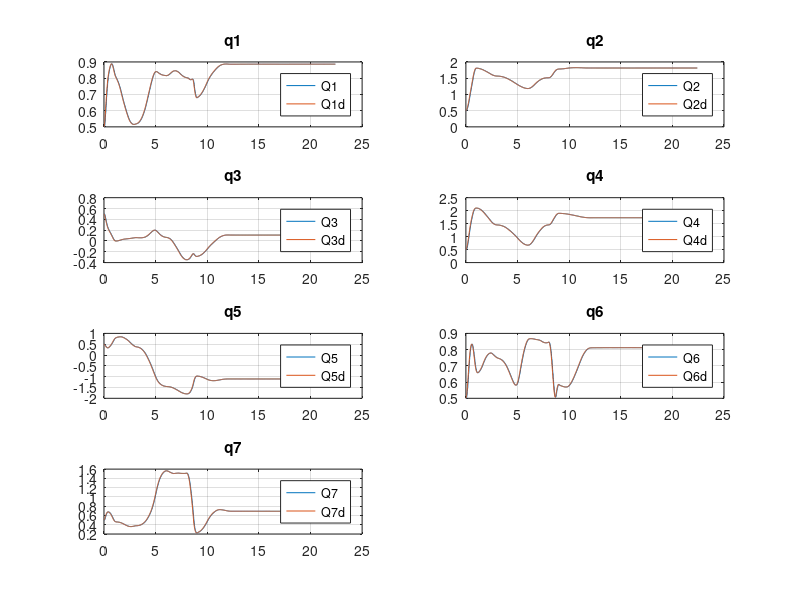
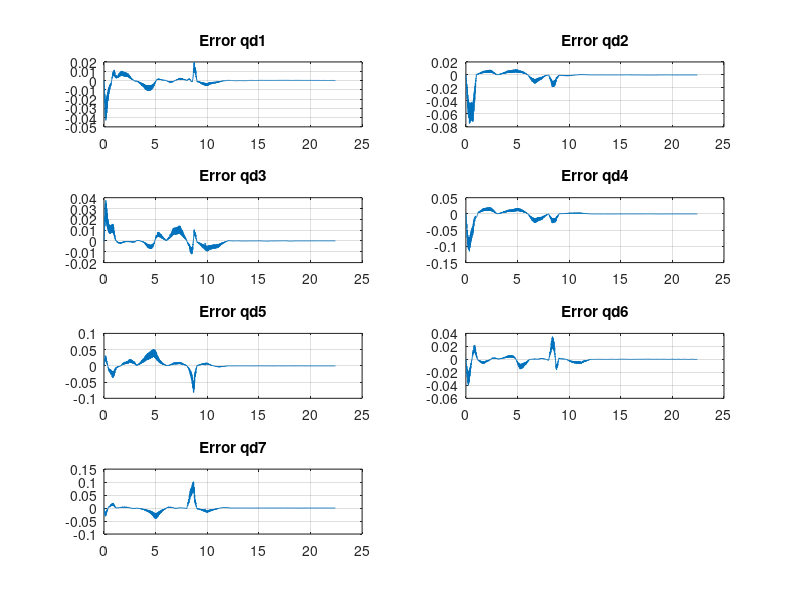
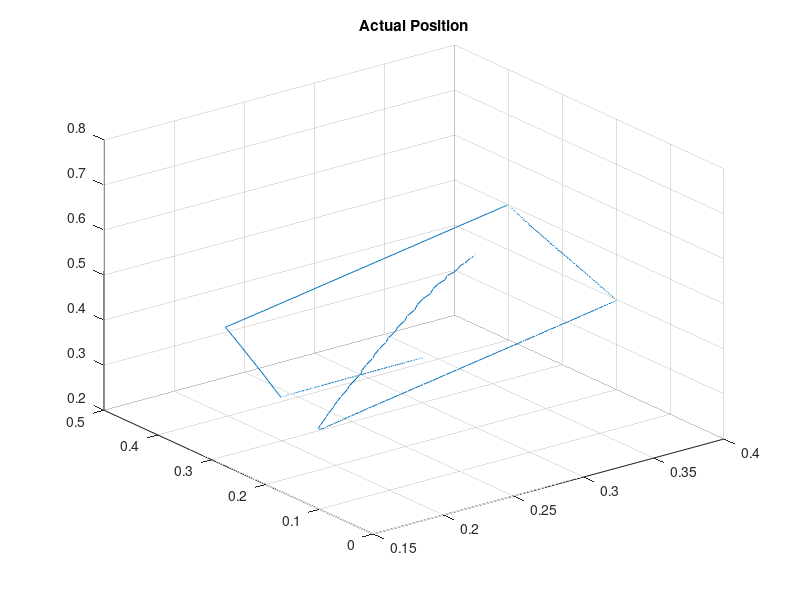
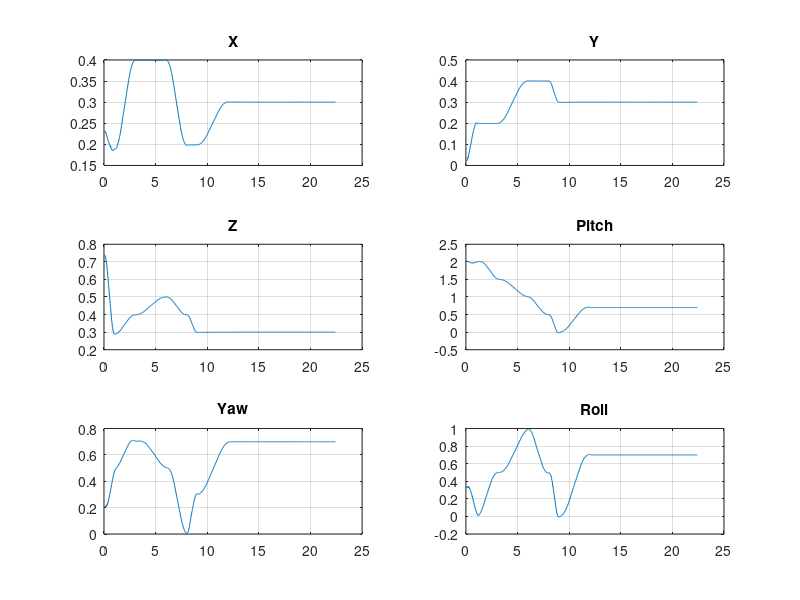

MATLAB code for these plots, in order:
A = load('QFile.txt');
B = load('QdFile.txt');
C = load('ForceFile.txt');
D = load('ErrorFile.txt');
E = load('DesiredPosFile.txt');
F = load('DesiredVelFile.txt');
G = load('CompliancePosFile.txt');
H = load('ComplianceVelFile.txt');
I = load('ActualPoseFile.txt');

dimAB = size(A);
dimAB = dimAB(1);
cont = 1;
A1 = zeros(dimAB/7,1);
A2 = zeros(dimAB/7,1);
A3 = zeros(dimAB/7,1);
A4 = zeros(dimAB/7,1);
A5 = zeros(dimAB/7,1);
A6 = zeros(dimAB/7,1);
A7 = zeros(dimAB/7,1);
B1 = zeros(dimAB/7,1);
B2 = zeros(dimAB/7,1);
B3 = zeros(dimAB/7,1);
B4 = zeros(dimAB/7,1);
B5 = zeros(dimAB/7,1);
B6 = zeros(dimAB/7,1);
B7 = zeros(dimAB/7,1);

for i = 1: 7: dimAB
   A1(cont) = A(i); 
   A2(cont) = A(i+1); 
   A3(cont) = A(i+2); 
   A4(cont) = A(i+3); 
   A5(cont) = A(i+4); 
   A6(cont) = A(i+5); 
   A7(cont) = A(i+6);
   B1(cont) = B(i); 
   B2(cont) = B(i+1); 
   B3(cont) = B(i+2); 
   B4(cont) = B(i+3); 
   B5(cont) = B(i+4); 
   B6(cont) = B(i+5); 
   B7(cont) = B(i+6);
   cont = cont +1;
end

t = linspace(0,dimAB/700,dimAB/7);
figure(1);
subplot(4,2,1);
plot(t, A1);
hold on;
plot(t,B1);
title('q1');
grid on;
legend('Q1','Q1d');
subplot(4,2,2);
plot(t, A2);
hold on;
plot(t,B2);
title('q2');
grid on;
legend('Q2','Q2d');
subplot(4,2,3);
plot(t, A3);
hold on;
plot(t,B3);
title('q3');
grid on;
legend('Q3','Q3d');
subplot(4,2,4);
plot(t, A4);
hold on;
plot(t,B4);
title('q4');
grid on;
legend('Q4','Q4d');
subplot(4,2,5);
plot(t, A5);
hold on;
plot(t,B5);
title('q5');
grid on;
legend('Q5','Q5d');
subplot(4,2,6);
plot(t, A6);
hold on;
plot(t,B6);
title('q6');
grid on;
legend('Q6','Q6d');
subplot(4,2,7);
plot(t, A7);
hold on;
plot(t,B7);
title('q7');
grid on;
legend('Q7','Q7d');

figure(2);
subplot(4,2,1);
plot(t, A1-B1);
title('Error qd1');
grid on;
subplot(4,2,2);
plot(t, A2-B2);
title('Error qd2');
grid on;
subplot(4,2,3);
plot(t, A3-B3);
title('Error qd3');
grid on;
subplot(4,2,4);
plot(t, A4-B4);
title('Error qd4');
grid on;
subplot(4,2,5);
plot(t, A5-B5);
title('Error qd5');
grid on;
subplot(4,2,6);
plot(t, A6-B6);
title('Error qd6');
grid on;
subplot(4,2,7);
plot(t, A7-B7);
title('Error qd7');
grid on;

dimI = size(I);
dimI = dimI(1);
cont = 1;
I1 = zeros(dimI/6,1);
I2 = zeros(dimI/6,1);
I3 = zeros(dimI/6,1);
I4 = zeros(dimI/6,1);
I5 = zeros(dimI/6,1);
I6 = zeros(dimI/6,1);

for i = 1: 6: dimI
   I1(cont) = I(i); 
   I2(cont) = I(i+1); 
   I3(cont) = I(i+2); 
   I4(cont) = I(i+3); 
   I5(cont) = I(i+4); 
   I6(cont) = I(i+5); 
   cont = cont +1;
end

figure(3);
plot3(I1,I2,I3);
grid on;
title ('Actual Position');
t = linspace(0,dimI/600,dimI/6);

figure(4);
subplot(3,2,1);
plot(t, I1);
title('X');
grid on;
subplot(3,2,2);
plot(t, I2);
title('Y');
grid on;
subplot(3,2,3);
plot(t, I3);
title('Z');
grid on;
subplot(3,2,4);
plot(t, I4);
title('Pitch');
grid on;
subplot(3,2,5);
plot(t, I5);
title('Yaw');
grid on;
subplot(3,2,6);
plot(t, I6);
title('Roll');
grid on;

dimC = size(C);
dimC = dimC(1);
cont = 1;
C1 = zeros(dimC/6,1);
C2 = zeros(dimC/6,1);
C3 = zeros(dimC/6,1);

for i = 1: 6: dimC
   C1(cont) = C(i); 
   C2(cont) = C(i+1); 
   C3(cont) = C(i+2); 
   cont = cont +1;
end

t = linspace(0,dimC/600,dimC/6);
figure(5);
subplot(3,1,1);
plot(t, C1);
title('F1');
grid on;
subplot(3,1,2);
plot(t, C2);
title('F2');
grid on;
subplot(3,1,3);
plot(t, C3);
title('F3');
grid on;

dimD = size(D);
dimD = dimD(1);
cont = 1;
D1 = zeros(dimD/6,1);
D2 = zeros(dimD/6,1);
D3 = zeros(dimD/6,1);
D4 = zeros(dimD/6,1);
D5 = zeros(dimD/6,1);
D6 = zeros(dimD/6,1);

for i = 1: 6: dimD
   D1(cont) = D(i); 
   D2(cont) = D(i+1); 
   D3(cont) = D(i+2); 
   D4(cont) = D(i+3); 
   D5(cont) = D(i+4); 
   D6(cont) = D(i+5); 
   cont = cont +1;
end

t = linspace(0,dimD/600,dimD/6);
figure(6);
subplot(3,2,1);
plot(t, D1);
title('X-Error');
grid on;
subplot(3,2,2);
plot(t, D2);
title('Y-Error');
grid on;
subplot(3,2,3);
plot(t, D3);
title('Z-Error');
grid on;
subplot(3,2,4);
plot(t, D4);
title('Q1-Error');
grid on;
subplot(3,2,5);
plot(t, D5);
title('Q2-Error');
grid on;
subplot(3,2,6);
plot(t, D6);
title('Q3-Error');
grid on;
 
dimE = size(E);
dimE = dimE(1);
cont = 1;
E1 = zeros(dimE/6,1);
E2 = zeros(dimE/6,1);
E3 = zeros(dimE/6,1);
E4 = zeros(dimE/6,1);
E5 = zeros(dimE/6,1);
E6 = zeros(dimE/6,1);

for i = 1: 6: dimE
   E1(cont) = E(i); 
   E2(cont) = E(i+1); 
   E3(cont) = E(i+2); 
   E4(cont) = E(i+3); 
   E5(cont) = E(i+4); 
   E6(cont) = E(i+5); 
   cont = cont +1;
end

figure(7);
plot3(E1,E2,E3);
title ('Desired Position');
grid on;

figure(8);
subplot(3,2,1);
plot(t, E4);
title('Desired X');
grid on;
subplot(3,2,2);
plot(t, E5);
title('Desired Y');
grid on;
subplot(3,2,3);
plot(t, E6);
title('Desired Z');
grid on;
subplot(3,2,4);
plot(t, E4);
title('Desired pitch');
grid on;
subplot(3,2,5);
plot(t, E5);
title('Desired yaw');
grid on;
subplot(3,2,6);
plot(t, E6);
title('Desired roll');
grid on;


dimF = size(F);
dimF = dimF(1);
cont = 1;
F1 = zeros(dimF/6,1);
F2 = zeros(dimF/6,1);
F3 = zeros(dimF/6,1);
F4 = zeros(dimF/6,1);
F5 = zeros(dimF/6,1);
F6 = zeros(dimF/6,1);

for i = 1: 6: dimF
   F1(cont) = F(i); 
   F2(cont) = F(i+1); 
   F3(cont) = F(i+2); 
   F4(cont) = F(i+3); 
   F5(cont) = F(i+4); 
   F6(cont) = F(i+5); 
   cont = cont +1;
end

figure(9);
subplot(3,2,1);
plot(t, F4);
title('Desired X Vel');
grid on;
subplot(3,2,2);
plot(t, F5);
title('Desired Y Vel');
grid on;
subplot(3,2,3);
plot(t, F6);
title('Desired Z Vel');
grid on;
subplot(3,2,4);
plot(t, F4);
title('Desired pitch Vel');
grid on;
subplot(3,2,5);
plot(t, F5);
title('Desired yaw Vel');
grid on;
subplot(3,2,6);
plot(t, F6);
title('Desired roll Vel');
grid on;


dimG = size(G);
dimG = dimG(1);
cont = 1;
G1 = zeros(dimG/6,1);
G2 = zeros(dimG/6,1);
G3 = zeros(dimG/6,1);
G4 = zeros(dimG/6,1);
G5 = zeros(dimG/6,1);
G6 = zeros(dimG/6,1);

for i = 1: 6: dimG
   G1(cont) = G(i); 
   G2(cont) = G(i+1); 
   G3(cont) = G(i+2); 
   G4(cont) = G(i+3); 
   G5(cont) = G(i+4); 
   G6(cont) = G(i+5); 
   cont = cont +1;
end

figure(10);
plot3(G1,G2,G3);
title ('Compliance Position');
grid on;

figure(11);
subplot(3,2,1);
plot(t, G4);
title('Compliance X');
grid on;
subplot(3,2,2);
plot(t, G5);
title('Compliance Y');
grid on;
subplot(3,2,3);
plot(t, G6);
title('Compliance Z');
grid on;
subplot(3,2,4);
plot(t, G4);
title('Compliance pitch');
grid on;
subplot(3,2,5);
plot(t, G5);
title('Compliance yaw');
grid on;
subplot(3,2,6);
plot(t, G6);
title('Compliance roll');
grid on;

dimH = size(H);
dimH = dimH(1);
cont = 1;
H1 = zeros(dimH/6,1);
H2 = zeros(dimH/6,1);
H3 = zeros(dimH/6,1);
H4 = zeros(dimH/6,1);
H5 = zeros(dimH/6,1);
H6 = zeros(dimH/6,1);

for i = 1: 6: dimH
   H1(cont) = H(i); 
   H2(cont) = H(i+1); 
   H3(cont) = H(i+2); 
   H4(cont) = H(i+3); 
   H5(cont) = H(i+4); 
   H6(cont) = H(i+5); 
   cont = cont +1;
end

figure(12);
subplot(3,2,1);
plot(t, H4);
title('Compliance X Vel');
grid on;
subplot(3,2,2);
plot(t, H5);
title('Compliance Y Vel');
grid on;
subplot(3,2,3);
plot(t, H6);
title('Compliance Z Vel');
grid on;
subplot(3,2,4);
plot(t, H4);
title('Compliance pitch Vel');
grid on;
subplot(3,2,5);
plot(t, H5);
title('Compliance yaw Vel');
grid on;
subplot(3,2,6);
plot(t, H6);
title('Compliance roll Vel');
grid on;

